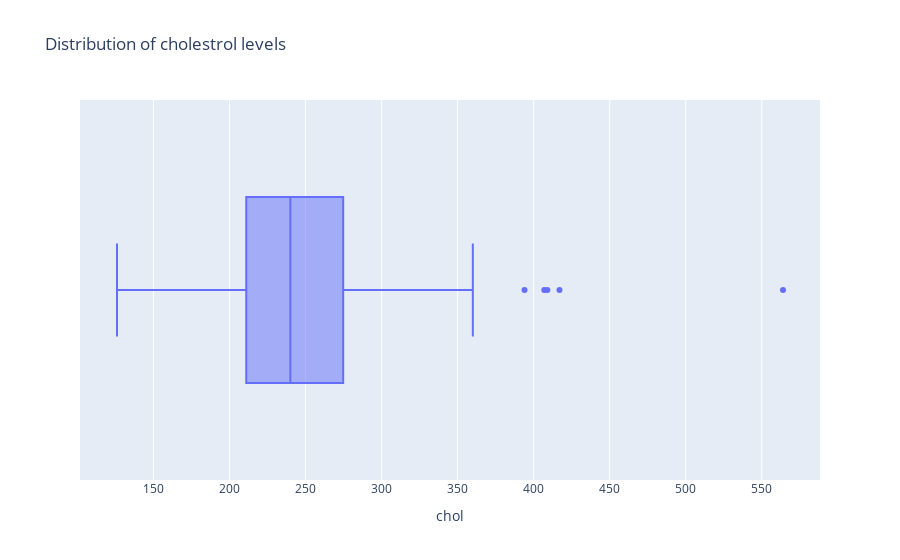

Notebook code cell kept with this figure:
### Markdown cell above
<b>Quartiles</b>: As a name suggest it represent quarter of the data and divides the data in 4 equal parts. Namely 25%(Q1), 50%(Q2), 75%(Q3). The data is arranged in ascending order which is the reason median and Q2 are equal.<br>
<b>IQR</b> is a range between Q1 and Q3. <br>
IQR is preferred over a range as it is not influence by outliers. IQR is used to measure variability by splitting a data set into four equal quartiles.<br>
Find Outlier = [(Q1 – 1.5 IQR), (Q3 + 1.5 IQR)]<br>
Any number not in range is outlier<br>
The quartiles and outliers can be explained with the help of box plot.<br>

### Code cell
fig = px.box(df, x = "chol", title = "Distribution of cholestrol levels")
fig.show()

### Figure 1 — Plotly figure (JSON) as saved in the notebook; plotly's stock layout.template omitted (floating-point values rounded to 4 significant figures; data arrays with more than 128 entries replaced by an {"elided": "..."} marker saying what was removed)
{"data": [{"alignmentgroup": "True", "hovertemplate": "chol=%{x}<extra></extra>", "legendgroup": "", "marker": {"color": "#636efa"}, "name": "", "notched": false, "offsetgroup": "", "orientation": "h", "showlegend": false, "type": "box", "x": {"elided": "303 int values"}, "x0": " ", "xaxis": "x", "y0": " ", "yaxis": "y"}], "layout": {"boxmode": "group", "legend": {"tracegroupgap": 0}, "title": {"text": "Distribution of cholestrol levels"}, "xaxis": {"anchor": "y", "domain": [0, 1], "title": {"text": "chol"}}, "yaxis": {"anchor": "x", "domain": [0, 1]}}}
